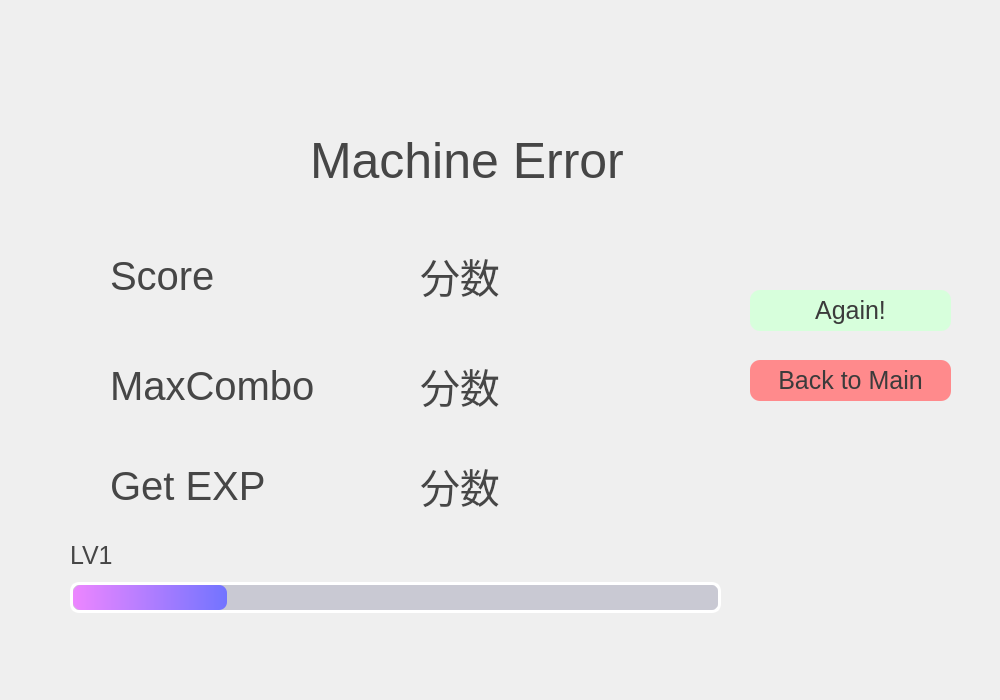
<?xml version="1.0" encoding="UTF-8"?>
<ui version="4.0">
 <class>Dead</class>
 <widget class="QMainWindow" name="Dead">
  <property name="geometry">
   <rect>
    <x>0</x>
    <y>0</y>
    <width>1000</width>
    <height>700</height>
   </rect>
  </property>
  <property name="windowTitle">
   <string>MainWindow</string>
  </property>
  <property name="styleSheet">
   <string notr="true">QWidget#centralwidget{
border-image: url(:/BG/BG/Deadbd.png);}</string>
  </property>
  <widget class="QWidget" name="centralwidget">
   <widget class="QLabel" name="HowT">
    <property name="geometry">
     <rect>
      <x>310</x>
      <y>80</y>
      <width>591</width>
      <height>161</height>
     </rect>
    </property>
    <property name="toolTip">
     <string/>
    </property>
    <property name="styleSheet">
     <string notr="true">font-size:50px;
color: rgb(70, 70, 70);
</string>
    </property>
    <property name="text">
     <string>Machine Error</string>
    </property>
   </widget>
   <widget class="QLabel" name="label_2">
    <property name="geometry">
     <rect>
      <x>110</x>
      <y>240</y>
      <width>211</width>
      <height>71</height>
     </rect>
    </property>
    <property name="toolTip">
     <string/>
    </property>
    <property name="styleSheet">
     <string notr="true">font-size:40px;
color: rgb(70, 70, 70);
</string>
    </property>
    <property name="text">
     <string>Score</string>
    </property>
   </widget>
   <widget class="QLabel" name="label_3">
    <property name="geometry">
     <rect>
      <x>110</x>
      <y>350</y>
      <width>261</width>
      <height>71</height>
     </rect>
    </property>
    <property name="toolTip">
     <string/>
    </property>
    <property name="styleSheet">
     <string notr="true">font-size:40px;
color: rgb(70, 70, 70);
</string>
    </property>
    <property name="text">
     <string>MaxCombo</string>
    </property>
   </widget>
   <widget class="QLabel" name="label_4">
    <property name="geometry">
     <rect>
      <x>110</x>
      <y>450</y>
      <width>261</width>
      <height>71</height>
     </rect>
    </property>
    <property name="toolTip">
     <string/>
    </property>
    <property name="styleSheet">
     <string notr="true">font-size:40px;
color: rgb(70, 70, 70);
</string>
    </property>
    <property name="text">
     <string>Get EXP</string>
    </property>
   </widget>
   <widget class="QLabel" name="ScoreL">
    <property name="geometry">
     <rect>
      <x>420</x>
      <y>240</y>
      <width>301</width>
      <height>71</height>
     </rect>
    </property>
    <property name="toolTip">
     <string/>
    </property>
    <property name="styleSheet">
     <string notr="true">font-size:40px;
color: rgb(70, 70, 70);
</string>
    </property>
    <property name="text">
     <string>分数</string>
    </property>
   </widget>
   <widget class="QLabel" name="ComboL">
    <property name="geometry">
     <rect>
      <x>420</x>
      <y>350</y>
      <width>281</width>
      <height>71</height>
     </rect>
    </property>
    <property name="toolTip">
     <string/>
    </property>
    <property name="styleSheet">
     <string notr="true">font-size:40px;
color: rgb(70, 70, 70);
</string>
    </property>
    <property name="text">
     <string>分数</string>
    </property>
   </widget>
   <widget class="QLabel" name="Expl">
    <property name="geometry">
     <rect>
      <x>420</x>
      <y>450</y>
      <width>281</width>
      <height>71</height>
     </rect>
    </property>
    <property name="toolTip">
     <string/>
    </property>
    <property name="styleSheet">
     <string notr="true">font-size:40px;
color: rgb(70, 70, 70);
</string>
    </property>
    <property name="text">
     <string>分数</string>
    </property>
   </widget>
   <widget class="QLabel" name="label_8">
    <property name="geometry">
     <rect>
      <x>70</x>
      <y>520</y>
      <width>261</width>
      <height>71</height>
     </rect>
    </property>
    <property name="toolTip">
     <string/>
    </property>
    <property name="styleSheet">
     <string notr="true">font-size:25px;
color: rgb(70, 70, 70);
</string>
    </property>
    <property name="text">
     <string>LV1</string>
    </property>
   </widget>
   <widget class="QProgressBar" name="progressBar">
    <property name="geometry">
     <rect>
      <x>70</x>
      <y>582</y>
      <width>651</width>
      <height>31</height>
     </rect>
    </property>
    <property name="toolTip">
     <string/>
    </property>
    <property name="styleSheet">
     <string notr="true">QProgressBar::chunk
{
border-radius:8px;
background:qlineargradient(spread:pad,x1:0,y1:0,x2:1,y2:0,stop:0 rgb(237, 134, 255) stop:1  rgb(114, 116, 255));
}
QProgressBar#progressBar
{
height:22px;
text-align:right;
border-radius:9px;
border-style:solid;
border-width:3px;
boder-color:rgb(201, 201, 211);
background: rgb(201, 201, 211);
color:rgb(255, 255, 255);
}</string>
    </property>
    <property name="value">
     <number>24</number>
    </property>
    <property name="textVisible">
     <bool>false</bool>
    </property>
   </widget>
   <widget class="QPushButton" name="Close1">
    <property name="geometry">
     <rect>
      <x>750</x>
      <y>360</y>
      <width>201</width>
      <height>41</height>
     </rect>
    </property>
    <property name="toolTip">
     <string/>
    </property>
    <property name="styleSheet">
     <string notr="true">color: rgb(59, 59, 59);
background-color :rgb(255, 138, 140);
border-radius:10px;
font-size:25px;</string>
    </property>
    <property name="text">
     <string>Back to Main</string>
    </property>
   </widget>
   <widget class="QPushButton" name="AgainB">
    <property name="geometry">
     <rect>
      <x>750</x>
      <y>290</y>
      <width>201</width>
      <height>41</height>
     </rect>
    </property>
    <property name="toolTip">
     <string/>
    </property>
    <property name="styleSheet">
     <string notr="true">QPushButton#AgainB{
	color: rgb(59, 59, 59);
background-color: rgb(215, 255, 220);
border-radius:10px;
font-size:25px;
}</string>
    </property>
    <property name="text">
     <string>Again!</string>
    </property>
   </widget>
  </widget>
 </widget>
 <resources/>
 <connections/>
</ui>
